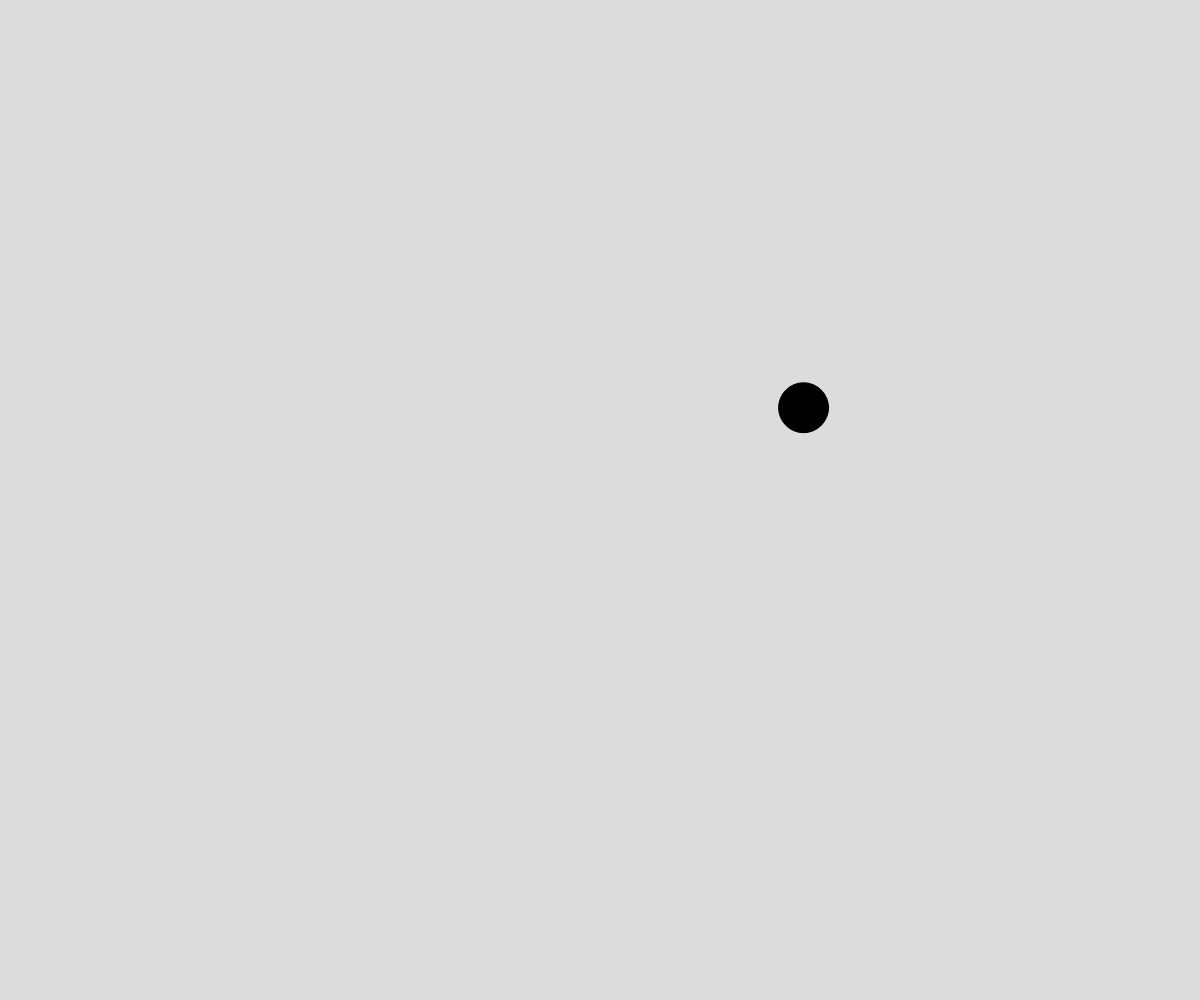
Frame 1 (no input)
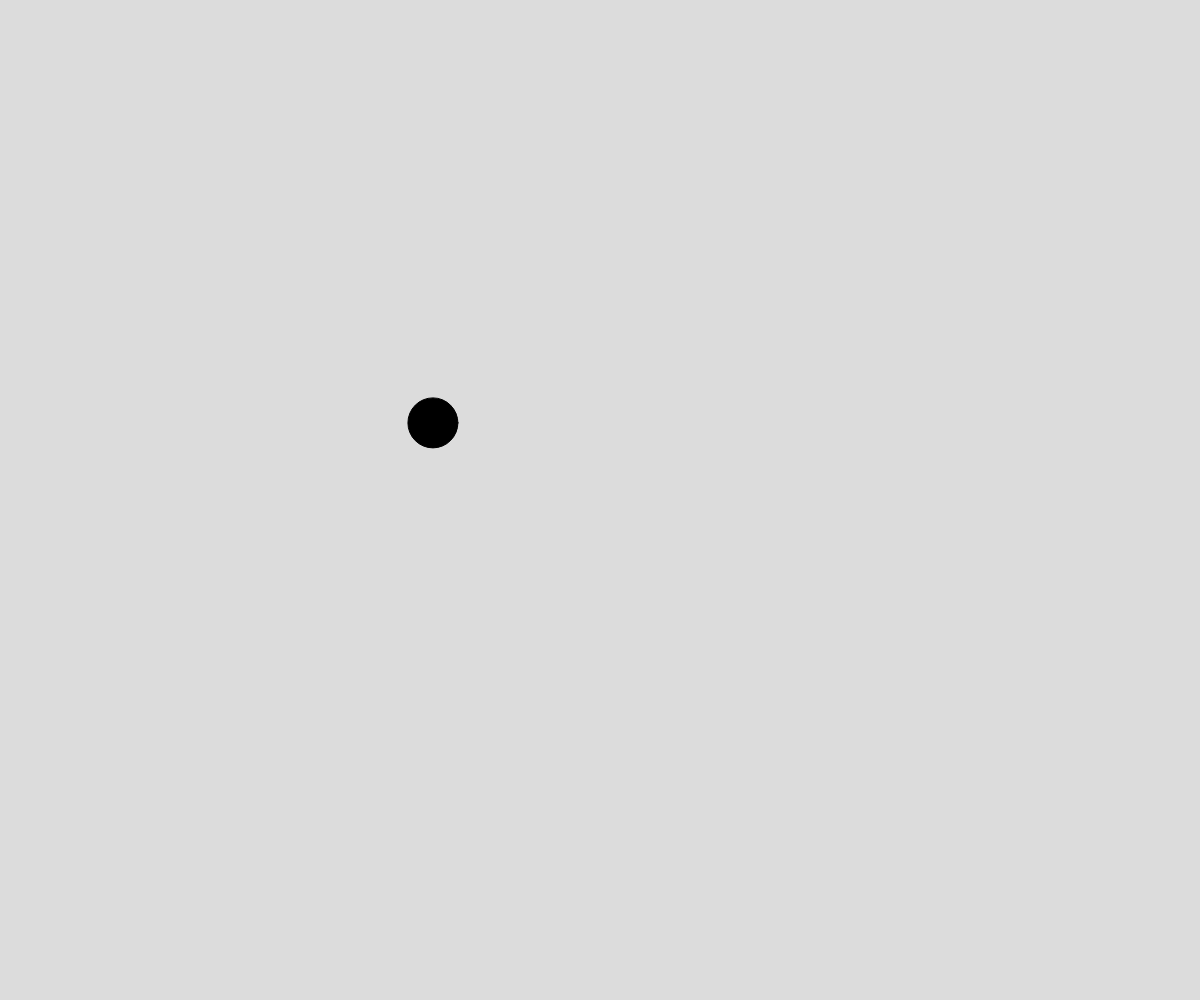
Frame 60 (no input)
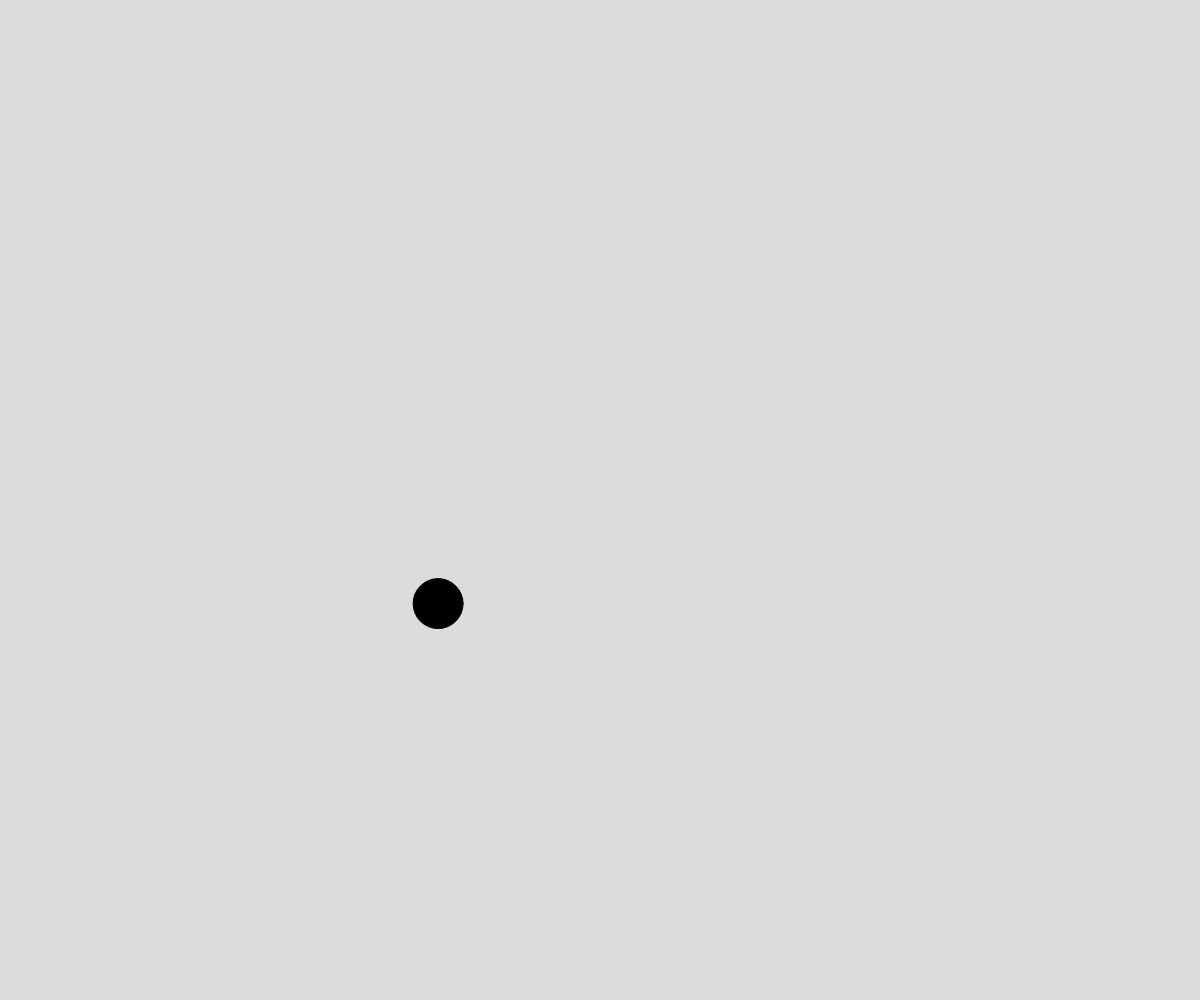
Frame 120 (the mouse pressed at the canvas centre since frame 60)

The p5.js sketch that drew these frames (run headless with seeded random() and noise() and a simulated clock; from frame 60 on, the mouse is pressed at the canvas centre):

// p5.js sketch
// ── sketch.js
// Perlin
// moving a circle

let time = 0;
// let yTime = 1000;
let x;
let y;
let deltaTime = 0.01;

function setup() {
  createCanvas(windowWidth, windowHeight);
}

function draw() {
  background(220);

  fill("black");
  x = noise(time) * width;
  y = noise(time + 1) * height;
  circle(x, y, 50);

  time += deltaTime;
}
